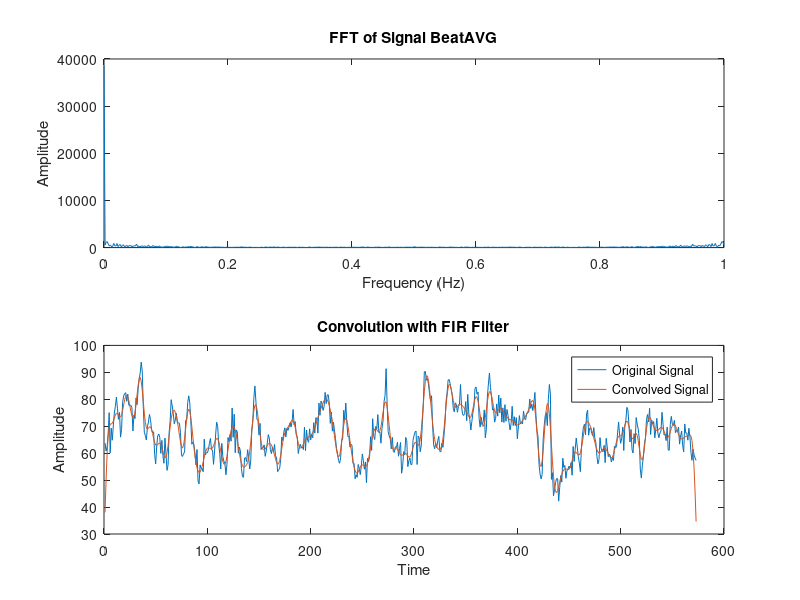

Write MATLAB code to recreate this figure.
% Données de BeatAVG
BeatAVG_data = [
    63.74
60.84
62.34
67.15
75.04
60.12
69.33
64.81
70.12
74.87
77.4
80.82
76.67
72.57
75.1
65.95
68.86
78.83
81.21
82.09
82.47
79.23
81.92
77.8
77.77
77.75
76.98
68.25
74.14
72.83
80.52
77.99
83.64
87.59
89.65
93.8
90.42
77.53
67.78
66.48
64.9
69.77
71.58
74.36
72.45
68.8
67.64
67.94
59.56
56.02
62.68
66.49
67.09
65.77
59.93
64.75
59.16
56.24
65.6
59.59
53.61
55.68
67.56
71.9
79.86
77.53
74.83
70.91
72.35
74.79
71.24
71.31
71.08
67.74
59.17
58.8
59.86
60.41
72.15
72.37
78.74
81.29
78.67
72.08
63.3
64.12
63.22
59.92
55.67
61.38
49.61
48.6
55.66
54.33
54.38
53.12
65.19
59.35
60.17
60.12
61.25
63.65
65.45
61.34
61.11
55.86
60.81
66.73
71.49
69.98
63.33
59.81
54.14
63.64
58.68
56.98
56.17
51.98
55.9
65.82
64.27
66.98
64.45
76.76
65.88
74.47
60.18
68.57
67.95
59.98
62.25
60.89
54.24
51.32
51.05
58.15
58.37
56.89
61.28
58.45
54.1
57.1
68.62
71.79
80.33
84.96
79.29
72.61
72.13
66.77
71.08
61.35
62.12
62.02
63.08
58.82
60.83
63.74
66.89
65.56
61.28
59.85
62.23
60.29
63.22
59.05
58.23
53.17
53.81
54.41
57.7
66.01
64.69
67.74
69.41
66.06
69.21
68.45
69.62
71.25
69.68
71.69
76.23
70.5
71.74
66.84
66.04
59.88
62.01
63.3
61.96
62.33
61.35
69.67
60.93
68.57
64.85
64.04
69.05
64.93
67.01
65.7
71.34
67.45
73.17
72.76
67.46
78.56
74.05
79.34
78.35
75.88
77.31
82.57
78.41
81.56
81.69
78.61
71.06
75.28
68.17
71.52
68.65
65.42
61.82
59.67
57.24
56.26
58.25
64.82
65.25
75.92
72.41
78.58
71.23
66.19
66.2
62.24
63.24
62.94
56.22
56.21
50.52
52.01
51.03
55.78
54.34
52.03
55.11
59.72
57.21
54.03
56.75
49.04
58.08
56.81
58.67
66.11
61.03
72.79
66.31
65.06
69.94
69.03
74.32
67.65
67.94
63.71
69.18
71.92
79.15
81.44
91.36
78.05
67.94
66.36
65.44
61.58
65.89
60.59
60.33
62.36
62.11
64.07
58.87
61.64
63.98
52.55
55.07
60.55
59.31
65.86
64.66
55.01
57.12
58.21
55.77
55.82
64.67
66.54
67.83
68.18
55.8
66.34
65.77
60.54
62.71
70.64
78.31
90.24
90.3
87.08
87.64
85.73
82.23
79.37
81.31
70.51
63.07
61.66
63.69
62.03
64.73
66.21
60.64
60.51
63.66
62.15
66.45
71.17
79.26
82.23
87.14
87.32
85.75
83.66
81.35
76.66
75.34
78.65
78.03
75.2
77.29
78.22
85.49
77.4
74.43
74.0
74.73
79.13
72.06
81.81
74.88
72.54
68.59
71.83
75.06
77.03
83.99
84.58
81.88
82.69
72.93
69.67
73.31
70.61
71.68
76.07
65.7
68.7
80.85
85.69
89.75
84.41
81.04
76.02
76.52
71.53
72.92
78.28
73.75
81.58
74.94
80.45
71.53
76.81
71.4
78.01
71.83
76.23
73.9
71.28
68.61
71.07
77.4
70.25
73.55
70.23
73.21
65.35
69.69
73.95
70.86
71.42
70.84
75.6
72.86
72.43
74.5
75.23
75.16
80.09
76.62
78.23
75.82
78.63
82.54
74.12
68.2
66.26
55.75
52.24
50.46
52.01
65.19
70.23
74.0
75.04
70.23
80.0
85.49
82.09
50.27
52.76
44.21
46.43
49.12
50.6
50.52
42.2
47.25
51.68
49.26
58.12
54.7
55.45
50.68
53.52
54.12
55.16
54.47
56.48
51.81
62.49
56.91
61.49
65.62
62.33
58.68
56.31
53.14
61.85
66.71
69.83
70.72
66.81
74.57
75.98
66.66
69.31
69.36
67.49
66.46
69.49
65.53
63.93
58.83
56.02
57.56
65.77
61.83
60.86
60.55
62.9
56.48
65.54
62.35
58.7
59.66
59.01
56.72
58.39
57.27
62.64
62.05
62.46
67.5
71.59
66.7
63.66
65.56
69.66
60.99
70.0
72.17
77.0
76.0
70.56
64.13
68.8
61.27
60.04
67.25
63.55
73.21
70.76
68.98
65.27
54.11
50.77
55.53
58.83
63.48
65.67
72.54
74.35
71.58
76.67
66.94
72.2
70.82
71.71
65.66
68.85
72.94
67.46
65.73
67.5
68.19
75.17
70.75
66.74
66.99
64.68
69.66
61.25
61.04
70.73
73.66
70.78
70.26
72.17
67.61
68.46
68.07
69.66
63.35
66.36
68.23
62.79
60.5
70.85
67.41
67.51
64.82
69.24
66.13
60.35
57.34
61.53
59.44
58.22
57.33
];

% Sampling frequency in Hz (1 Hz in your case)
fs = 1;

% FFT calculation
fft_result = fft(BeatAVG_data);

% Calculation of corresponding frequencies
N = length(fft_result);
frequencies = linspace(0, fs, N);

% Plotting the FFT
subplot(2, 1, 1); % Create a subplot with 2 rows and 1 column (to display the FFT)
plot(frequencies, abs(fft_result))
xlabel('Frequency (Hz)')
ylabel('Amplitude')
title('FFT of Signal BeatAVG')

% Define a low-pass FIR filter
cutoff_frequency = 0.1; % Cutoff frequency in Hz 
filter_order = 30; % Filter order
b = fir1(filter_order, cutoff_frequency/(fs/2), 'low'); % Create the FIR filter

% Apply convolution with the FIR filter
convolution_result = conv(BeatAVG_data, b, 'same');

% Plot the convolution
subplot(2, 1, 2); % Second subplot
plot(BeatAVG_data)
hold on
plot(convolution_result)
xlabel('Time')
ylabel('Amplitude')
title('Convolution with FIR Filter')
legend('Original Signal', 'Convolved Signal')

% Display both plots side by side
subplot(2, 1, 1); % Return to the first subplot

% Exportation des coefficients du filtre
save('fir_coefficients.txt', 'b', '-ascii');